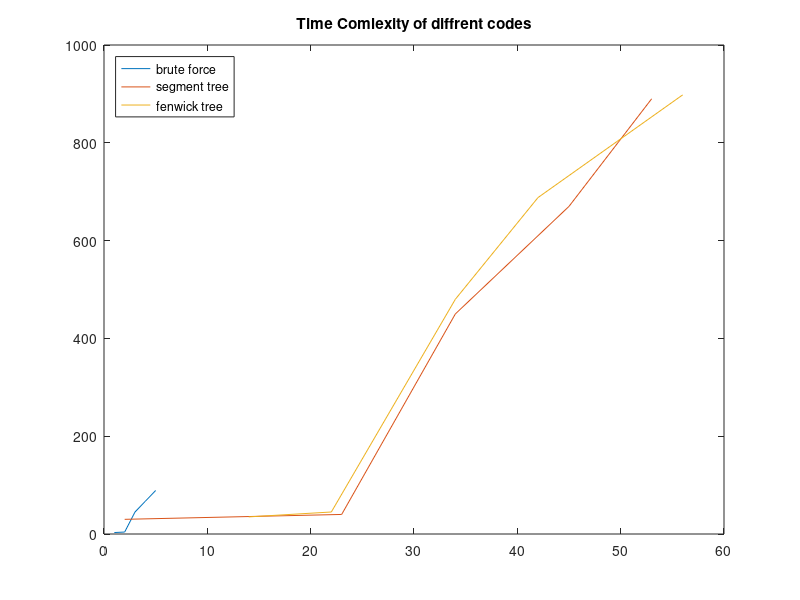

Here is the MATLAB script that generated this plot:
b = dlmread("brute.txt", " ");
n = b(:,1);
brute = b(:, 2);
plot(n,brute,";brute force;");

hold on

s = dlmread("seg.txt");
n = s(:,1);
seg = s(:, 2);
plot(n,seg,";segment tree;");

f = dlmread("fen.txt", " ");
n = f(:,1);
fen = f(:, 2);
plot(n,fen,";fenwick tree;");

hold off

title('Time Comlexity of diffrent codes');
legend("location","northwest");
